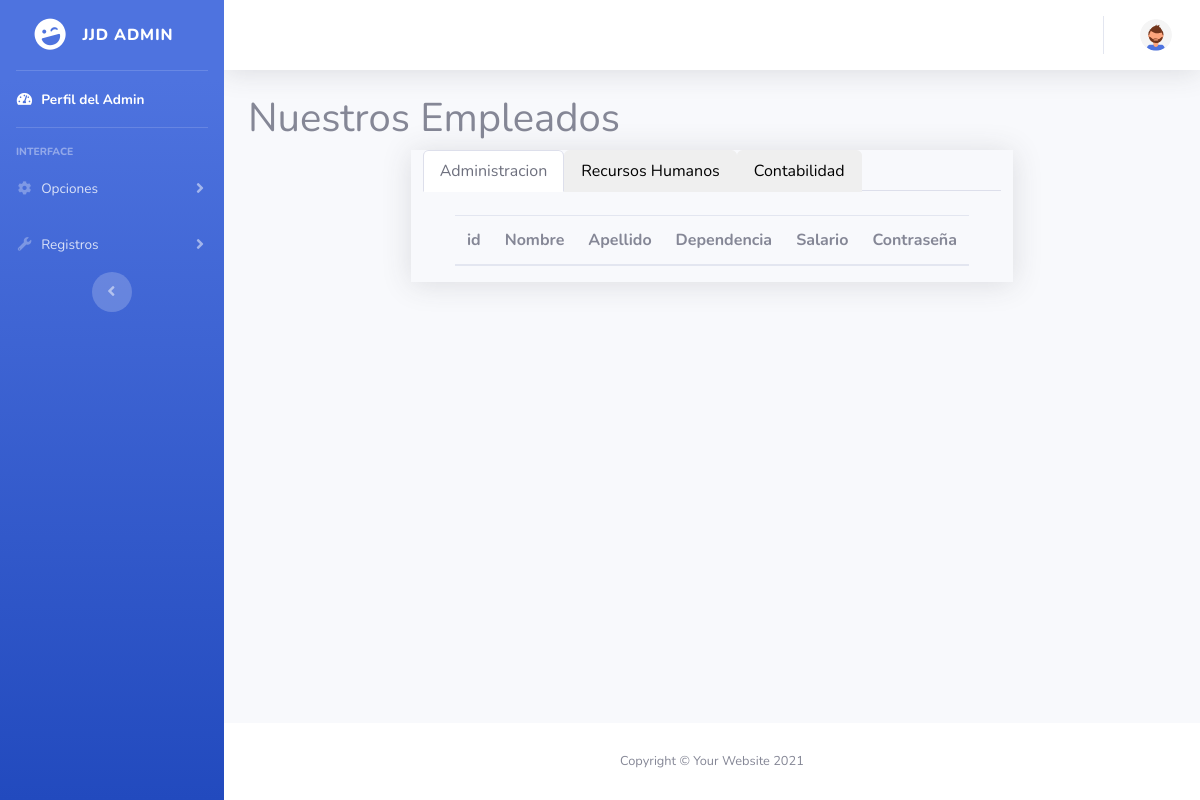
The page /Admin/Empleados.php (signed in) on the database as committed earlier.
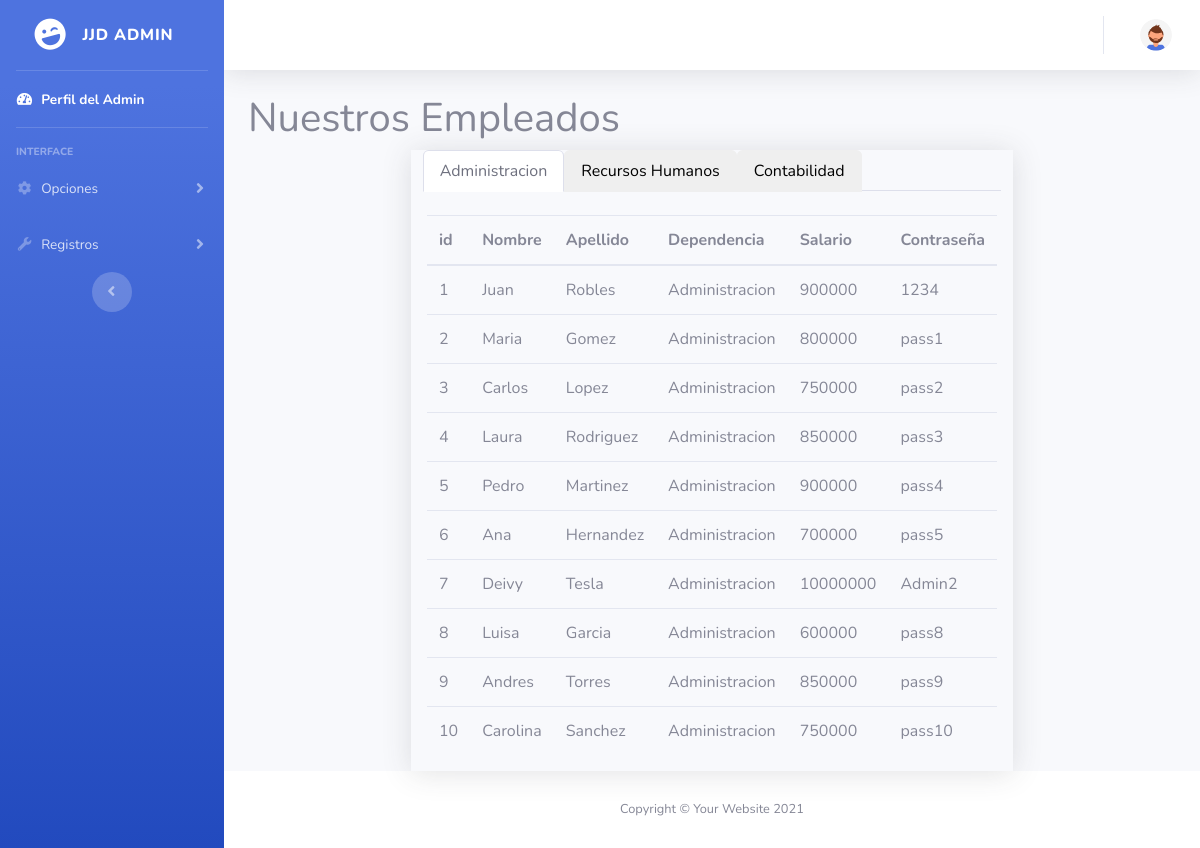
The same page on the database as committed later.
### tables this page shows
CREATE TABLE `administracion` (
  `id` int(11) NOT NULL,
  `Nombre` varchar(35) NOT NULL,
  `Apellido` varchar(35) NOT NULL,
  `Dependencia` varchar(35) NOT NULL,
  `Salario` int(11) NOT NULL,
  `Contraseña` varchar(20) NOT NULL
);

### Admin/Empleados.php (the view, shortened to what this page needs)
<?php require_once "vistas/parte_superior.php" ?>
  <div class="container">
    <h1>Nuestros Empleados</h1>
        <div class="container">
          <div class="row">
           <div class="caja col-md-8 shadow mx-auto">
             <ul class="nav nav-tabs" id="myTab" role="tablist">
               <li class="nav-item" role="presentation">
                 <button class="nav-link active" id="home-tab" data-bs-toggle="tab" data-bs-target="#home" type="button" role="tab" aria-controls="home" aria-selected="true">Administracion</button>
               </li>
               <li class="nav-item" role="presentation">
                 <button class="nav-link" id="profile-tab" data-bs-toggle="tab" data-bs-target="#profile" type="button" role="tab" aria-controls="profile" aria-selected="false">Recursos Humanos</button>
               </li>
               <li class="nav-item" role="presentation">
                 <button class="nav-link" id="cont-tab" data-bs-toggle="tab" data-bs-target="#cont" type="button" role="tab" aria-controls="cont" aria-selected="false">Contabilidad</button>
               </li>
             </ul>
             <br>
             <div class="tab-content" id="myTabContent" >
               <div class="tab-pane fade show active" id="home" role="tabpanel" aria-labelledby="home-tab">
                 <div class="row">
                   <div class="mx-auto">
                       <table class="table table-responsive-sm">
                       <thead>
                           <tr>
                           <th scope="col">id</th>
                           <th scope="col">Nombre</th>
                           <th scope="col">Apellido</th>
                           <th scope="col">Dependencia</th>
                           <th scope="col">Salario</th>
                           <th scope="col">Contraseña</th>
                           </tr>
                       </thead>
                       <tbody>
                       <?php
                       $conexion = mysqli_connect("localhost","root","","jjd-food");
                       $consulta = "SELECT * FROM `administracion`";
                       $resultado = mysqli_query($conexion, $consulta);
                       while ($Rows = mysqli_fetch_array($resultado)) {
                         echo "<tr>";
                         echo "<td>$Rows[0]</td>";
                         echo "<td>$Rows[1]</td>";
                         echo "<td>$Rows[2]</td>";
                         echo "<td>$Rows[3]</td>";
                         echo "<td>$Rows[4]</td>";
                         echo "<td>$Rows[5]</td>";
                         echo "</tr>";
                       }
                         ?>
                       </tbody>
                       </table>
                   </div>
                 </div>
               </div>
           </div>
         </div>
         </div>
       </div>
  </div>
<?php require_once "vistas/parte_inferior.php" ?>

### Admin/vistas/parte_superior.php (shortened to what this page needs)
<!DOCTYPE html>
<html lang="en">
<head>
    <link rel="stylesheet" href="https://cdn.jsdelivr.net/npm/bootstrap@4.3.1/dist/css/bootstrap.min.css">
    <link href="vendor/fontawesome-free/css/all.min.css" rel="stylesheet" type="text/css">
    <link href="css/sb-admin-2.min.css" rel="stylesheet">
</head>
<body id="page-top">
    <div id="wrapper">
        <ul class="navbar-nav bg-gradient-primary sidebar sidebar-dark accordion" id="accordionSidebar">
            <a class="sidebar-brand d-flex align-items-center justify-content-center" href="../Admin/Admin.php">
                <div class="sidebar-brand-icon rotate-n-15">
                    <i class="fas fa-laugh-wink"></i>
                </div>
                <div class="sidebar-brand-text mx-3">JJD Admin</div>
            </a>
            <hr class="sidebar-divider my-0">
            <li class="nav-item active">
                <a class="nav-link" href="../Admin/Admin.php">
                    <i class="fas fa-fw fa-tachometer-alt"></i>
                    <span>Perfil del Admin</span></a>
            </li>
            <hr class="sidebar-divider">
            <div class="sidebar-heading">
                Interface
            </div>
            <li class="nav-item">
                <a class="nav-link collapsed" href="#" data-toggle="collapse" data-target="#collapseTwo"
                    aria-expanded="true" aria-controls="collapseTwo">
                    <i class="fas fa-fw fa-cog"></i>
                    <span>Opciones</span>
                </a>
            </li>
            <li class="nav-item">
                <a class="nav-link collapsed" href="#" data-toggle="collapse" data-target="#collapseUtilities"
                    aria-expanded="true" aria-controls="collapseUtilities">
                    <i class="fas fa-fw fa-wrench"></i>
                    <span>Registros</span>
                </a>
            </li>
            <div class="text-center d-none d-md-inline">
                <button class="rounded-circle border-0" id="sidebarToggle"></button>
            </div>
        </ul>
        <div id="content-wrapper" class="d-flex flex-column">
            <div id="content">
                <nav class="navbar navbar-expand navbar-light bg-white topbar mb-4 static-top shadow">
                    <ul class="navbar-nav ml-auto">
                        <li class="nav-item dropdown no-arrow">
                            <a class="nav-link dropdown-toggle" href="#" id="userDropdown" role="button"
                                data-toggle="dropdown" aria-haspopup="true" aria-expanded="false">
                                <img class="img-profile rounded-circle"
                                    src="img/undraw_profile_2.svg">
                            </a>
                        </li>
                    </ul>
                </nav>

### Admin/vistas/parte_inferior.php (shortened to what this page needs)
            </div>
            <footer class="sticky-footer bg-white">
                <div class="container my-auto">
                    <div class="copyright text-center my-auto">
                        <span>Copyright &copy; Your Website 2021</span>
                    </div>
                </div>
            </footer>
        </div>
    </div>
</body>
</html>

Rows that differ between the two databases and show on the page:
added administracion: id "1", Nombre "Juan", Apellido "Robles", Dependencia "Administracion", Salario "900000", Contraseña "1234"
added administracion: id "2", Nombre "Maria", Apellido "Gomez", Dependencia "Administracion", Salario "800000", Contraseña "pass1"
added administracion: id "3", Nombre "Carlos", Apellido "Lopez", Dependencia "Administracion", Salario "750000", Contraseña "pass2"
added administracion: id "4", Nombre "Laura", Apellido "Rodriguez", Dependencia "Administracion", Salario "850000", Contraseña "pass3"
added administracion: id "5", Nombre "Pedro", Apellido "Martinez", Dependencia "Administracion", Salario "900000", Contraseña "pass4"
added administracion: id "6", Nombre "Ana", Apellido "Hernandez", Dependencia "Administracion", Salario "700000", Contraseña "pass5"
added administracion: id "7", Nombre "Deivy", Apellido "Tesla", Dependencia "Administracion", Salario "10000000", Contraseña "Admin2"
added administracion: id "8", Nombre "Luisa", Apellido "Garcia", Dependencia "Administracion", Salario "600000", Contraseña "pass8"
added administracion: id "9", Nombre "Andres", Apellido "Torres", Dependencia "Administracion", Salario "850000", Contraseña "pass9"
added administracion: id "10", Nombre "Carolina", Apellido "Sanchez", Dependencia "Administracion", Salario "750000", Contraseña "pass10"
